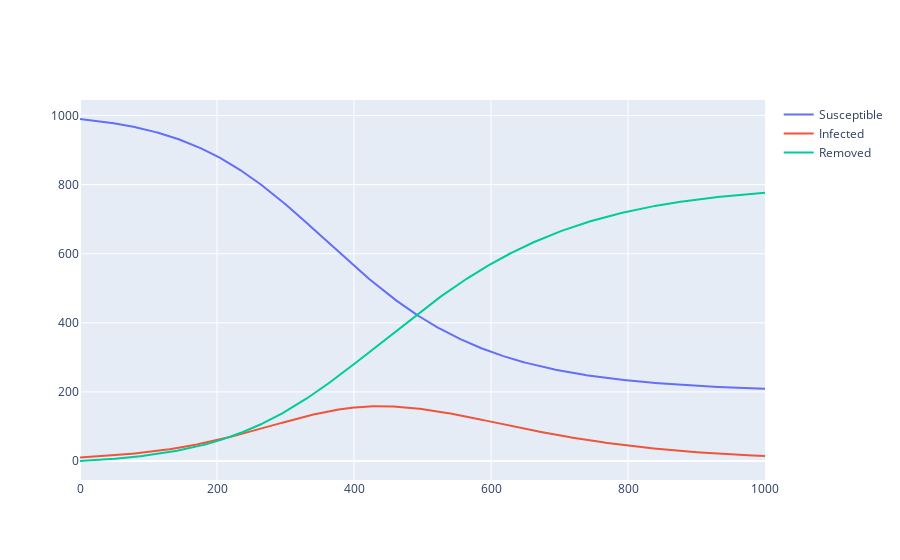

The cell this chart's notebook holds for it:
### Code cell
fig = go.Figure()
fig.add_scatter(x=np.arange(T), y=S, name="Susceptible", hovertemplate="%{y:.0f}")
fig.add_scatter(x=np.arange(T), y=I, name="Infected", hovertemplate="%{y:.0f}")
fig.add_scatter(x=np.arange(T), y=R, name="Removed", hovertemplate="%{y:.0f}")
fig.show()

### Figure 1 — Plotly figure (JSON) as saved in the notebook; plotly's stock layout.template omitted (floating-point values rounded to 4 significant figures; data arrays with more than 128 entries replaced by an {"elided": "..."} marker saying what was removed)
{"data": [{"hovertemplate": "%{y:.0f}", "name": "Susceptible", "type": "scatter", "x": {"elided": "1001 int values"}, "y": {"elided": "1001 float values"}}, {"hovertemplate": "%{y:.0f}", "name": "Infected", "type": "scatter", "x": {"elided": "1001 int values"}, "y": {"elided": "1001 float values"}}, {"hovertemplate": "%{y:.0f}", "name": "Removed", "type": "scatter", "x": {"elided": "1001 int values"}, "y": {"elided": "1001 float values"}}], "layout": {}}
